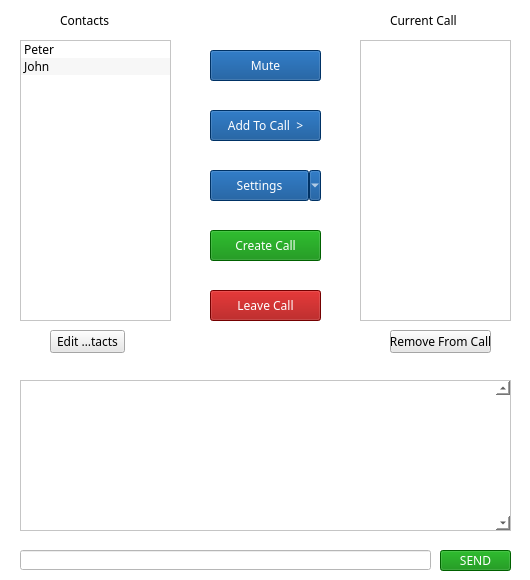
<?xml version="1.0" encoding="UTF-8"?>
<ui version="4.0">
 <author>Yodel Group</author>
 <class>CreateCall</class>
 <widget class="QWidget" name="CreateCall">
  <property name="geometry">
   <rect>
    <x>0</x>
    <y>0</y>
    <width>530</width>
    <height>580</height>
   </rect>
  </property>
  <property name="minimumSize">
   <size>
    <width>530</width>
    <height>580</height>
   </size>
  </property>
  <property name="maximumSize">
   <size>
    <width>530</width>
    <height>580</height>
   </size>
  </property>
  <property name="palette">
   <palette>
    <active>
     <colorrole role="WindowText">
      <brush brushstyle="SolidPattern">
       <color alpha="255">
        <red>0</red>
        <green>0</green>
        <blue>0</blue>
       </color>
      </brush>
     </colorrole>
     <colorrole role="Button">
      <brush brushstyle="SolidPattern">
       <color alpha="255">
        <red>255</red>
        <green>255</green>
        <blue>255</blue>
       </color>
      </brush>
     </colorrole>
     <colorrole role="Light">
      <brush brushstyle="SolidPattern">
       <color alpha="255">
        <red>255</red>
        <green>255</green>
        <blue>255</blue>
       </color>
      </brush>
     </colorrole>
     <colorrole role="Midlight">
      <brush brushstyle="SolidPattern">
       <color alpha="255">
        <red>255</red>
        <green>255</green>
        <blue>255</blue>
       </color>
      </brush>
     </colorrole>
     <colorrole role="Dark">
      <brush brushstyle="SolidPattern">
       <color alpha="255">
        <red>127</red>
        <green>127</green>
        <blue>127</blue>
       </color>
      </brush>
     </colorrole>
     <colorrole role="Mid">
      <brush brushstyle="SolidPattern">
       <color alpha="255">
        <red>170</red>
        <green>170</green>
        <blue>170</blue>
       </color>
      </brush>
     </colorrole>
     <colorrole role="Text">
      <brush brushstyle="SolidPattern">
       <color alpha="255">
        <red>0</red>
        <green>0</green>
        <blue>0</blue>
       </color>
      </brush>
     </colorrole>
     <colorrole role="BrightText">
      <brush brushstyle="SolidPattern">
       <color alpha="255">
        <red>255</red>
        <green>255</green>
        <blue>255</blue>
       </color>
      </brush>
     </colorrole>
     <colorrole role="ButtonText">
      <brush brushstyle="SolidPattern">
       <color alpha="255">
        <red>0</red>
        <green>0</green>
        <blue>0</blue>
       </color>
      </brush>
     </colorrole>
     <colorrole role="Base">
      <brush brushstyle="SolidPattern">
       <color alpha="255">
        <red>255</red>
        <green>255</green>
        <blue>255</blue>
       </color>
      </brush>
     </colorrole>
     <colorrole role="Window">
      <brush brushstyle="SolidPattern">
       <color alpha="255">
        <red>255</red>
        <green>255</green>
        <blue>255</blue>
       </color>
      </brush>
     </colorrole>
     <colorrole role="Shadow">
      <brush brushstyle="SolidPattern">
       <color alpha="255">
        <red>0</red>
        <green>0</green>
        <blue>0</blue>
       </color>
      </brush>
     </colorrole>
     <colorrole role="AlternateBase">
      <brush brushstyle="SolidPattern">
       <color alpha="255">
        <red>255</red>
        <green>255</green>
        <blue>255</blue>
       </color>
      </brush>
     </colorrole>
     <colorrole role="ToolTipBase">
      <brush brushstyle="SolidPattern">
       <color alpha="255">
        <red>255</red>
        <green>255</green>
        <blue>220</blue>
       </color>
      </brush>
     </colorrole>
     <colorrole role="ToolTipText">
      <brush brushstyle="SolidPattern">
       <color alpha="255">
        <red>0</red>
        <green>0</green>
        <blue>0</blue>
       </color>
      </brush>
     </colorrole>
    </active>
    <inactive>
     <colorrole role="WindowText">
      <brush brushstyle="SolidPattern">
       <color alpha="255">
        <red>0</red>
        <green>0</green>
        <blue>0</blue>
       </color>
      </brush>
     </colorrole>
     <colorrole role="Button">
      <brush brushstyle="SolidPattern">
       <color alpha="255">
        <red>255</red>
        <green>255</green>
        <blue>255</blue>
       </color>
      </brush>
     </colorrole>
     <colorrole role="Light">
      <brush brushstyle="SolidPattern">
       <color alpha="255">
        <red>255</red>
        <green>255</green>
        <blue>255</blue>
       </color>
      </brush>
     </colorrole>
     <colorrole role="Midlight">
      <brush brushstyle="SolidPattern">
       <color alpha="255">
        <red>255</red>
        <green>255</green>
        <blue>255</blue>
       </color>
      </brush>
     </colorrole>
     <colorrole role="Dark">
      <brush brushstyle="SolidPattern">
       <color alpha="255">
        <red>127</red>
        <green>127</green>
        <blue>127</blue>
       </color>
      </brush>
     </colorrole>
     <colorrole role="Mid">
      <brush brushstyle="SolidPattern">
       <color alpha="255">
        <red>170</red>
        <green>170</green>
        <blue>170</blue>
       </color>
      </brush>
     </colorrole>
     <colorrole role="Text">
      <brush brushstyle="SolidPattern">
       <color alpha="255">
        <red>0</red>
        <green>0</green>
        <blue>0</blue>
       </color>
      </brush>
     </colorrole>
     <colorrole role="BrightText">
      <brush brushstyle="SolidPattern">
       <color alpha="255">
        <red>255</red>
        <green>255</green>
        <blue>255</blue>
       </color>
      </brush>
     </colorrole>
     <colorrole role="ButtonText">
      <brush brushstyle="SolidPattern">
       <color alpha="255">
        <red>0</red>
        <green>0</green>
        <blue>0</blue>
       </color>
      </brush>
     </colorrole>
     <colorrole role="Base">
      <brush brushstyle="SolidPattern">
       <color alpha="255">
        <red>255</red>
        <green>255</green>
        <blue>255</blue>
       </color>
      </brush>
     </colorrole>
     <colorrole role="Window">
      <brush brushstyle="SolidPattern">
       <color alpha="255">
        <red>255</red>
        <green>255</green>
        <blue>255</blue>
       </color>
      </brush>
     </colorrole>
     <colorrole role="Shadow">
      <brush brushstyle="SolidPattern">
       <color alpha="255">
        <red>0</red>
        <green>0</green>
        <blue>0</blue>
       </color>
      </brush>
     </colorrole>
     <colorrole role="AlternateBase">
      <brush brushstyle="SolidPattern">
       <color alpha="255">
        <red>255</red>
        <green>255</green>
        <blue>255</blue>
       </color>
      </brush>
     </colorrole>
     <colorrole role="ToolTipBase">
      <brush brushstyle="SolidPattern">
       <color alpha="255">
        <red>255</red>
        <green>255</green>
        <blue>220</blue>
       </color>
      </brush>
     </colorrole>
     <colorrole role="ToolTipText">
      <brush brushstyle="SolidPattern">
       <color alpha="255">
        <red>0</red>
        <green>0</green>
        <blue>0</blue>
       </color>
      </brush>
     </colorrole>
    </inactive>
    <disabled>
     <colorrole role="WindowText">
      <brush brushstyle="SolidPattern">
       <color alpha="255">
        <red>127</red>
        <green>127</green>
        <blue>127</blue>
       </color>
      </brush>
     </colorrole>
     <colorrole role="Button">
      <brush brushstyle="SolidPattern">
       <color alpha="255">
        <red>255</red>
        <green>255</green>
        <blue>255</blue>
       </color>
      </brush>
     </colorrole>
     <colorrole role="Light">
      <brush brushstyle="SolidPattern">
       <color alpha="255">
        <red>255</red>
        <green>255</green>
        <blue>255</blue>
       </color>
      </brush>
     </colorrole>
     <colorrole role="Midlight">
      <brush brushstyle="SolidPattern">
       <color alpha="255">
        <red>255</red>
        <green>255</green>
        <blue>255</blue>
       </color>
      </brush>
     </colorrole>
     <colorrole role="Dark">
      <brush brushstyle="SolidPattern">
       <color alpha="255">
        <red>127</red>
        <green>127</green>
        <blue>127</blue>
       </color>
      </brush>
     </colorrole>
     <colorrole role="Mid">
      <brush brushstyle="SolidPattern">
       <color alpha="255">
        <red>170</red>
        <green>170</green>
        <blue>170</blue>
       </color>
      </brush>
     </colorrole>
     <colorrole role="Text">
      <brush brushstyle="SolidPattern">
       <color alpha="255">
        <red>127</red>
        <green>127</green>
        <blue>127</blue>
       </color>
      </brush>
     </colorrole>
     <colorrole role="BrightText">
      <brush brushstyle="SolidPattern">
       <color alpha="255">
        <red>255</red>
        <green>255</green>
        <blue>255</blue>
       </color>
      </brush>
     </colorrole>
     <colorrole role="ButtonText">
      <brush brushstyle="SolidPattern">
       <color alpha="255">
        <red>127</red>
        <green>127</green>
        <blue>127</blue>
       </color>
      </brush>
     </colorrole>
     <colorrole role="Base">
      <brush brushstyle="SolidPattern">
       <color alpha="255">
        <red>255</red>
        <green>255</green>
        <blue>255</blue>
       </color>
      </brush>
     </colorrole>
     <colorrole role="Window">
      <brush brushstyle="SolidPattern">
       <color alpha="255">
        <red>255</red>
        <green>255</green>
        <blue>255</blue>
       </color>
      </brush>
     </colorrole>
     <colorrole role="Shadow">
      <brush brushstyle="SolidPattern">
       <color alpha="255">
        <red>0</red>
        <green>0</green>
        <blue>0</blue>
       </color>
      </brush>
     </colorrole>
     <colorrole role="AlternateBase">
      <brush brushstyle="SolidPattern">
       <color alpha="255">
        <red>255</red>
        <green>255</green>
        <blue>255</blue>
       </color>
      </brush>
     </colorrole>
     <colorrole role="ToolTipBase">
      <brush brushstyle="SolidPattern">
       <color alpha="255">
        <red>255</red>
        <green>255</green>
        <blue>220</blue>
       </color>
      </brush>
     </colorrole>
     <colorrole role="ToolTipText">
      <brush brushstyle="SolidPattern">
       <color alpha="255">
        <red>0</red>
        <green>0</green>
        <blue>0</blue>
       </color>
      </brush>
     </colorrole>
    </disabled>
   </palette>
  </property>
  <property name="font">
   <font>
    <family>Calibri Light</family>
   </font>
  </property>
  <property name="mouseTracking">
   <bool>true</bool>
  </property>
  <property name="windowTitle">
   <string>Yodel</string>
  </property>
  <property name="windowIcon">
   <iconset>
    <normaloff>../../../../Users/Steven/Desktop/YodelLogo.png</normaloff>../../../../Users/Steven/Desktop/YodelLogo.png</iconset>
  </property>
  <property name="autoFillBackground">
   <bool>true</bool>
  </property>
  <property name="styleSheet">
   <string notr="true"/>
  </property>
  <widget class="QListWidget" name="contactsList">
   <property name="enabled">
    <bool>true</bool>
   </property>
   <property name="geometry">
    <rect>
     <x>20</x>
     <y>40</y>
     <width>151</width>
     <height>281</height>
    </rect>
   </property>
   <property name="cursor" stdset="0">
    <cursorShape>ArrowCursor</cursorShape>
   </property>
   <property name="mouseTracking">
    <bool>false</bool>
   </property>
   <property name="toolTip">
    <string extracomment="Connections"/>
   </property>
   <property name="toolTipDuration">
    <number>3</number>
   </property>
   <property name="layoutDirection">
    <enum>Qt::LeftToRight</enum>
   </property>
   <property name="autoFillBackground">
    <bool>false</bool>
   </property>
   <property name="styleSheet">
    <string notr="true">background-color: rgb(255, 255, 255);</string>
   </property>
   <property name="alternatingRowColors">
    <bool>true</bool>
   </property>
   <item>
    <property name="text">
     <string>Peter</string>
    </property>
   </item>
   <item>
    <property name="text">
     <string>John</string>
    </property>
   </item>
  </widget>
  <widget class="QToolButton" name="addToCallButton">
   <property name="geometry">
    <rect>
     <x>210</x>
     <y>110</y>
     <width>111</width>
     <height>31</height>
    </rect>
   </property>
   <property name="styleSheet">
    <string notr="true">background-color: rgb(0, 70, 141);
font: 10pt &quot;MS Shell Dlg 2&quot;;
color: rgb(255, 255, 255);</string>
   </property>
   <property name="text">
    <string>Add To Call  &gt;</string>
   </property>
  </widget>
  <widget class="QPushButton" name="sendButton">
   <property name="geometry">
    <rect>
     <x>440</x>
     <y>550</y>
     <width>71</width>
     <height>21</height>
    </rect>
   </property>
   <property name="styleSheet">
    <string notr="true">color: rgb(255, 255, 255);
background-color: rgb(0, 136, 0);</string>
   </property>
   <property name="text">
    <string>SEND</string>
   </property>
   <property name="shortcut">
    <string>Return</string>
   </property>
  </widget>
  <widget class="QPushButton" name="leaveCallButton">
   <property name="geometry">
    <rect>
     <x>210</x>
     <y>290</y>
     <width>111</width>
     <height>31</height>
    </rect>
   </property>
   <property name="styleSheet">
    <string notr="true">color: rgb(255, 255, 255);
font: 10pt &quot;MS Shell Dlg 2&quot;;
background-color: rgb(162, 0, 0);</string>
   </property>
   <property name="text">
    <string>Leave Call</string>
   </property>
  </widget>
  <widget class="QPushButton" name="createCallButton">
   <property name="geometry">
    <rect>
     <x>210</x>
     <y>230</y>
     <width>111</width>
     <height>31</height>
    </rect>
   </property>
   <property name="styleSheet">
    <string notr="true">font: 10pt &quot;MS Shell Dlg 2&quot;;
background-color: rgb(0, 136, 0);
color: rgb(255, 255, 255);</string>
   </property>
   <property name="text">
    <string>Create Call</string>
   </property>
  </widget>
  <widget class="QPushButton" name="muteButton">
   <property name="enabled">
    <bool>true</bool>
   </property>
   <property name="geometry">
    <rect>
     <x>210</x>
     <y>50</y>
     <width>111</width>
     <height>31</height>
    </rect>
   </property>
   <property name="styleSheet">
    <string notr="true">background-color: rgb(0, 70, 141);
font: 11pt &quot;MS Shell Dlg 2&quot;;
color: rgb(255, 255, 255);</string>
   </property>
   <property name="text">
    <string>Mute</string>
   </property>
  </widget>
  <widget class="QToolButton" name="settingsButton">
   <property name="enabled">
    <bool>true</bool>
   </property>
   <property name="geometry">
    <rect>
     <x>210</x>
     <y>170</y>
     <width>111</width>
     <height>31</height>
    </rect>
   </property>
   <property name="styleSheet">
    <string notr="true">background-color: rgb(0, 70, 141);
font: 11pt &quot;MS Shell Dlg 2&quot;;
color: rgb(255, 255, 255);</string>
   </property>
   <property name="text">
    <string>Settings</string>
   </property>
   <property name="popupMode">
    <enum>QToolButton::MenuButtonPopup</enum>
   </property>
  </widget>
  <widget class="QListWidget" name="currentCallList">
   <property name="enabled">
    <bool>true</bool>
   </property>
   <property name="geometry">
    <rect>
     <x>360</x>
     <y>40</y>
     <width>151</width>
     <height>281</height>
    </rect>
   </property>
   <property name="cursor" stdset="0">
    <cursorShape>ArrowCursor</cursorShape>
   </property>
   <property name="mouseTracking">
    <bool>false</bool>
   </property>
   <property name="toolTip">
    <string extracomment="Connections"/>
   </property>
   <property name="toolTipDuration">
    <number>3</number>
   </property>
   <property name="layoutDirection">
    <enum>Qt::LeftToRight</enum>
   </property>
   <property name="autoFillBackground">
    <bool>false</bool>
   </property>
   <property name="styleSheet">
    <string notr="true">background-color: rgb(255, 255, 255);</string>
   </property>
   <property name="alternatingRowColors">
    <bool>true</bool>
   </property>
  </widget>
  <widget class="QListWidget" name="chatBox">
   <property name="enabled">
    <bool>true</bool>
   </property>
   <property name="geometry">
    <rect>
     <x>20</x>
     <y>380</y>
     <width>491</width>
     <height>151</height>
    </rect>
   </property>
   <property name="cursor" stdset="0">
    <cursorShape>ArrowCursor</cursorShape>
   </property>
   <property name="mouseTracking">
    <bool>false</bool>
   </property>
   <property name="toolTip">
    <string extracomment="Connections"/>
   </property>
   <property name="toolTipDuration">
    <number>3</number>
   </property>
   <property name="layoutDirection">
    <enum>Qt::LeftToRight</enum>
   </property>
   <property name="autoFillBackground">
    <bool>false</bool>
   </property>
   <property name="styleSheet">
    <string notr="true">background-color: rgb(255, 255, 255);</string>
   </property>
   <property name="verticalScrollBarPolicy">
    <enum>Qt::ScrollBarAlwaysOn</enum>
   </property>
   <property name="horizontalScrollBarPolicy">
    <enum>Qt::ScrollBarAlwaysOff</enum>
   </property>
   <item>
    <property name="text">
     <string/>
    </property>
   </item>
   <item>
    <property name="text">
     <string/>
    </property>
   </item>
   <item>
    <property name="text">
     <string/>
    </property>
   </item>
   <item>
    <property name="text">
     <string/>
    </property>
   </item>
   <item>
    <property name="text">
     <string/>
    </property>
   </item>
   <item>
    <property name="text">
     <string/>
    </property>
   </item>
   <item>
    <property name="text">
     <string/>
    </property>
   </item>
   <item>
    <property name="text">
     <string/>
    </property>
   </item>
  </widget>
  <widget class="QLineEdit" name="chatInputBox">
   <property name="geometry">
    <rect>
     <x>20</x>
     <y>550</y>
     <width>411</width>
     <height>20</height>
    </rect>
   </property>
   <property name="styleSheet">
    <string notr="true">background-color: rgb(255, 255, 255);</string>
   </property>
   <property name="clearButtonEnabled">
    <bool>true</bool>
   </property>
  </widget>
  <widget class="QLabel" name="contactsLabel">
   <property name="geometry">
    <rect>
     <x>60</x>
     <y>10</y>
     <width>71</width>
     <height>21</height>
    </rect>
   </property>
   <property name="styleSheet">
    <string notr="true">font: 12pt &quot;MS Shell Dlg 2&quot;;</string>
   </property>
   <property name="text">
    <string>Contacts</string>
   </property>
  </widget>
  <widget class="QLabel" name="currentCallLabel">
   <property name="geometry">
    <rect>
     <x>390</x>
     <y>10</y>
     <width>91</width>
     <height>21</height>
    </rect>
   </property>
   <property name="styleSheet">
    <string notr="true">font: 12pt &quot;MS Shell Dlg 2&quot;;</string>
   </property>
   <property name="text">
    <string>Current Call</string>
   </property>
  </widget>
  <widget class="QToolButton" name="editContactsButton">
   <property name="geometry">
    <rect>
     <x>50</x>
     <y>330</y>
     <width>75</width>
     <height>23</height>
    </rect>
   </property>
   <property name="styleSheet">
    <string notr="true">background-color: rgb(231, 231, 231);
font: 8pt &quot;MS Shell Dlg 2&quot;;</string>
   </property>
   <property name="text">
    <string>Edit Contacts</string>
   </property>
  </widget>
  <widget class="QPushButton" name="removeFromCallButton">
   <property name="geometry">
    <rect>
     <x>390</x>
     <y>330</y>
     <width>101</width>
     <height>23</height>
    </rect>
   </property>
   <property name="styleSheet">
    <string notr="true">background-color: rgb(231, 231, 231);
font: 8pt &quot;MS Shell Dlg 2&quot;;</string>
   </property>
   <property name="text">
    <string>Remove From Call</string>
   </property>
   <property name="autoRepeat">
    <bool>false</bool>
   </property>
  </widget>
 </widget>
 <resources/>
 <connections/>
</ui>
